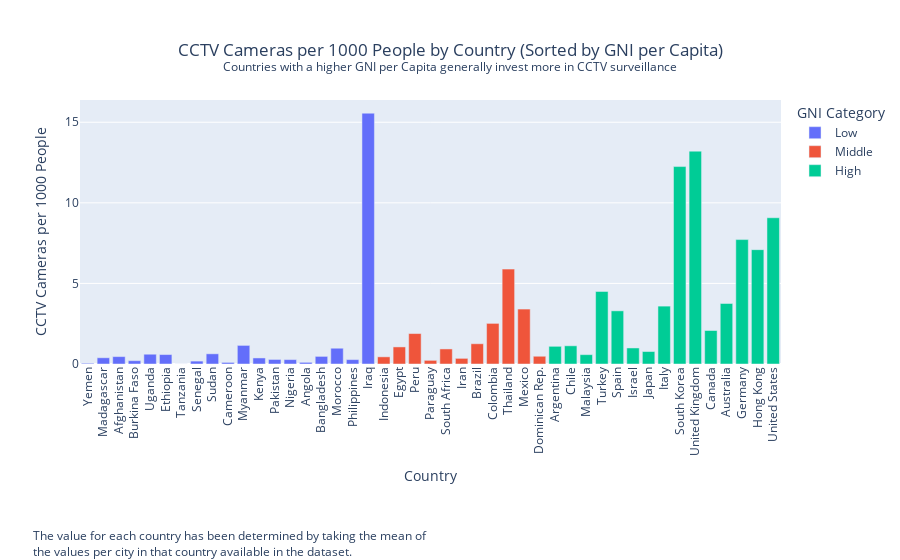

The notebook cell this image was saved under:
### Code cell
# Load the data (replace with the actual file paths)
df_cctv = pd.read_csv('datasets/cctv.csv')
df_hdi = pd.read_csv('datasets/Human Development Index.csv')

# Select relevant columns and rename for clarity
df_hdi = df_hdi[['Country', 'Gross National Income Per Capita (2021)']]
df_cctv = df_cctv[['Country', '# of CCTV Cameras', '# of People (2023)']]
# Clean the data: handle missing values
df_hdi.dropna(subset=['Gross National Income Per Capita (2021)'], inplace=True)
df_cctv.dropna(subset=['# of CCTV Cameras', '# of People (2023)'], inplace=True)

# Convert '# of CCTV Cameras' and '# of People (2023)' columns to integers (remove commas)
df_cctv['# of CCTV Cameras'] = df_cctv['# of CCTV Cameras'].str.replace(',', '').astype(int)
df_cctv['# of People (2023)'] = df_cctv['# of People (2023)'].str.replace(',', '').astype(int)

# Calculate the number of CCTV cameras per 1000 people
df_cctv['CCTV Cameras per 1000 People'] = df_cctv['# of CCTV Cameras'] / df_cctv['# of People (2023)'] * 1000

# Group by country and calculate the total number of cameras and the number of CCTV cameras per 1000 people
total_cameras_per_land = df_cctv.groupby('Country', as_index=False).agg({
    '# of CCTV Cameras': 'mean',
    'CCTV Cameras per 1000 People': 'mean'
})

# Merge the DataFrames on 'Country'
merged_df = pd.merge(total_cameras_per_land, df_hdi, on='Country')

merged_df.replace("Dominican Republic", "Dominican Rep.", inplace = True)


# Exclude specific countries because of outliers or no information
excluded_countries = ['China', 'India', 'Saudi Arabia']
merged_df = merged_df[~merged_df['Country'].isin(excluded_countries)]

# Categorize GNI per Capita into low, middle, high
gni_bins = [0, 10000, 20000, float('inf')]
gni_labels = ['Low', 'Middle', 'High']
merged_df['GNI Category'] = pd.cut(merged_df['Gross National Income Per Capita (2021)'], bins=gni_bins, labels=gni_labels)

# Sort the merged data by GNI per Capita
merged_df_sorted = merged_df.sort_values(by='Gross National Income Per Capita (2021)')

# Create the interactive bar chart
fig = px.bar(
    merged_df_sorted,
    x='Country',
    y='CCTV Cameras per 1000 People',
    color='GNI Category',
    hover_data=['# of CCTV Cameras', 'Gross National Income Per Capita (2021)'],
    labels={'CCTV Cameras per 1000 People': 'CCTV Cameras per 1000 People', 'Gross National Income Per Capita (2021)': 'GNI per Capita'},
    title='CCTV Cameras per 1000 People by Country (Sorted by GNI per Capita)<br><sup>Countries with a higher GNI per Capita generally invest more in CCTV surveillance</sup>'
)

# Update the layout to improve readability
fig.update_layout(
    xaxis_title='Country',
    yaxis_title='CCTV Cameras per 1000 People',
    xaxis_tickangle=-90,
    yaxis=dict(tickmode='linear', tick0=0, dtick=5),
    hovermode='closest',
    height = 500,
    title={
        'y':0.9,
        'x':0.5,
        'xanchor': 'center',
        'yanchor': 'top'
    },
    margin={'b': 196, 't': 100}
)

fig.add_annotation(x=-0.07, y=-0.75,
                   xref="paper", yref="paper",
                   align='left',
                   xanchor='left', yanchor='bottom',
                   showarrow=False,
                   text='The value for each country has been determined by taking the mean of<br>' 
                   + 'the values per city in that country available in the dataset.'
                  )

# Show the plot
fig.show()

### Figure 1 — Plotly figure (JSON) as saved in the notebook; plotly's stock layout.template omitted (floating-point values rounded to 4 significant figures)
{"data": [{"alignmentgroup": "True", "customdata": [[150, 1314.0], [1500, 1484.0], [2108, 1824.0], [660, 2118.0], [2333, 2181.0], [3200, 2361.0], [20, 2664.0], [617, 3344.0], [4010, 3575.0], [400, 3621.0], [6475, 3851.0], [2000, 4474.0], [3867.0, 4624.0], [1560, 4790.0], [955, 5466.0], [8828.0, 5472.0], [3810, 7303.0], [4005, 8920.0], [120000, 9977.0]], "hovertemplate": "GNI Category=Low<br>Country=%{x}<br>CCTV Cameras per 1000 People=%{y}<br># of CCTV Cameras=%{customdata[0]}<br>GNI per Capita=%{customdata[1]}<extra></extra>", "legendgroup": "Low", "marker": {"color": "#636efa", "pattern": {"shape": ""}}, "name": "Low", "offsetgroup": "Low", "orientation": "v", "showlegend": true, "textposition": "auto", "type": "bar", "x": ["Yemen", "Madagascar", "Afghanistan", "Burkina Faso", "Uganda", "Ethiopia", "Tanzania", "Senegal", "Sudan", "Cameroon", "Myanmar", "Kenya", "Pakistan", "Nigeria", "Angola", "Bangladesh", "Morocco", "Philippines", "Iraq"], "xaxis": "x", "y": [0.04556, 0.3874, 0.4594, 0.206, 0.6066, 0.586, 0.002572, 0.1799, 0.6321, 0.09844, 1.154, 0.3756, 0.282, 0.2738, 0.1028, 0.4724, 0.9787, 0.2731, 15.56], "yaxis": "y"}, {"alignmentgroup": "True", "customdata": [[4733, 11470.0], [23342, 11730.0], [21163, 12250.0], [794, 12350.0], [4935.0, 12950.0], [2792, 13000.0], [9263.0, 14370.0], [24589, 14380.0], [65167, 17030.0], [31180.0, 17900.0], [1692, 17990.0]], "hovertemplate": "GNI Category=Middle<br>Country=%{x}<br>CCTV Cameras per 1000 People=%{y}<br># of CCTV Cameras=%{customdata[0]}<br>GNI per Capita=%{customdata[1]}<extra></extra>", "legendgroup": "Middle", "marker": {"color": "#EF553B", "pattern": {"shape": ""}}, "name": "Middle", "offsetgroup": "Middle", "orientation": "v", "showlegend": true, "textposition": "auto", "type": "bar", "x": ["Indonesia", "Egypt", "Peru", "Paraguay", "South Africa", "Iran", "Brazil", "Colombia", "Thailand", "Mexico", "Dominican Rep."], "xaxis": "x", "y": [0.445, 1.06, 1.889, 0.2262, 0.9344, 0.3499, 1.257, 2.52, 5.887, 3.409, 0.4802], "yaxis": "y"}, {"alignmentgroup": "True", "customdata": [[17000, 20930.0], [7794, 24560.0], [5000, 26660.0], [60231, 31030.0], [20990.0, 38350.0], [4401, 41520.0], [19600.0, 42270.0], [15500, 42840.0], [89672, 44500.0], [127423, 45220.0], [12181, 46810.0], [19370.0, 49240.0], [27589, 54530.0], [54519, 62610.0], [55620.0, 64770.0]], "hovertemplate": "GNI Category=High<br>Country=%{x}<br>CCTV Cameras per 1000 People=%{y}<br># of CCTV Cameras=%{customdata[0]}<br>GNI per Capita=%{customdata[1]}<extra></extra>", "legendgroup": "High", "marker": {"color": "#00cc96", "pattern": {"shape": ""}}, "name": "High", "offsetgroup": "High", "orientation": "v", "showlegend": true, "textposition": "auto", "type": "bar", "x": ["Argentina", "Chile", "Malaysia", "Turkey", "Spain", "Israel", "Japan", "Italy", "South Korea", "United Kingdom", "Canada", "Australia", "Germany", "Hong Kong", "United States"], "xaxis": "x", "y": [1.097, 1.129, 0.5799, 4.501, 3.299, 0.9955, 0.7734, 3.592, 12.25, 13.21, 2.078, 3.755, 7.719, 7.094, 9.074], "yaxis": "y"}], "layout": {"annotations": [{"align": "left", "showarrow": false, "text": "The value for each country has been determined by taking the mean of<br>the values per city in that country available in the dataset.", "x": -0.07, "xanchor": "left", "xref": "paper", "y": -0.75, "yanchor": "bottom", "yref": "paper"}], "autosize": true, "barmode": "relative", "hovermode": "closest", "legend": {"title": {"text": "GNI Category"}, "tracegroupgap": 0}, "margin": {"b": 196, "t": 100}, "title": {"text": "CCTV Cameras per 1000 People by Country (Sorted by GNI per Capita)<br><sup>Countries with a higher GNI per Capita generally invest more in CCTV surveillance</sup>", "x": 0.5, "xanchor": "center", "y": 0.9, "yanchor": "top"}, "xaxis": {"anchor": "y", "autorange": true, "domain": [0, 1], "range": [-0.5, 44.5], "tickangle": -90, "title": {"text": "Country"}, "type": "category"}, "yaxis": {"anchor": "x", "autorange": true, "domain": [0, 1], "dtick": 5, "range": [0, 16.38], "tick0": 0, "tickmode": "linear", "title": {"text": "CCTV Cameras per 1000 People"}, "type": "linear"}}}
